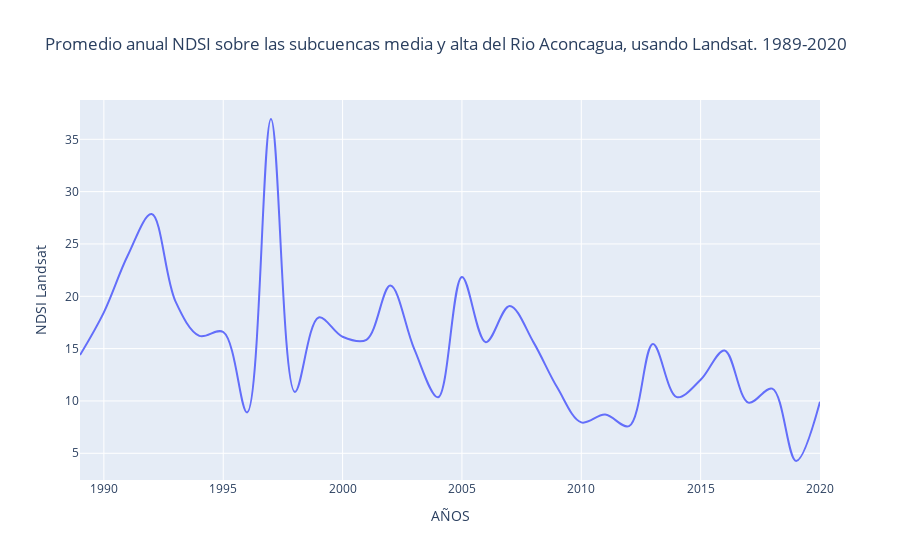

Here is the notebook cell this chart was saved with:
### Code cell
landsat_anual.rename(columns = {'year':'AÑOS'}, inplace = True)
fig = px.line(landsat_anual,x='AÑOS', y='NDSI Landsat', line_shape='spline', title='Promedio anual NDSI sobre las subcuencas media y alta del Rio Aconcagua, usando Landsat. 1989-2020')
fig.show()

### Figure 1 — Plotly figure (JSON) as saved in the notebook; plotly's stock layout.template omitted (floating-point values rounded to 4 significant figures)
{"data": [{"hovertemplate": "AÑOS=%{x}<br>NDSI Landsat=%{y}<extra></extra>", "legendgroup": "", "line": {"color": "#636efa", "dash": "solid", "shape": "spline"}, "mode": "lines", "name": "", "orientation": "v", "showlegend": false, "type": "scatter", "x": [1989, 1990, 1991, 1992, 1993, 1994, 1995, 1996, 1997, 1998, 1999, 2000, 2001, 2002, 2003, 2004, 2005, 2006, 2007, 2008, 2009, 2010, 2011, 2012, 2013, 2014, 2015, 2016, 2017, 2018, 2019, 2020], "xaxis": "x", "y": [14.38, 18.47, 23.9, 27.86, 19.52, 16.22, 16.59, 8.905, 36.94, 10.86, 17.97, 16.13, 15.85, 21.03, 14.97, 10.35, 21.85, 15.61, 19.08, 15.6, 11.26, 7.952, 8.698, 7.589, 15.44, 10.37, 12.02, 14.83, 9.839, 11.18, 4.263, 9.926], "yaxis": "y"}], "layout": {"legend": {"tracegroupgap": 0}, "title": {"text": "Promedio anual NDSI sobre las subcuencas media y alta del Rio Aconcagua, usando Landsat. 1989-2020"}, "xaxis": {"anchor": "y", "domain": [0, 1], "title": {"text": "AÑOS"}}, "yaxis": {"anchor": "x", "domain": [0, 1], "title": {"text": "NDSI Landsat"}}}}
